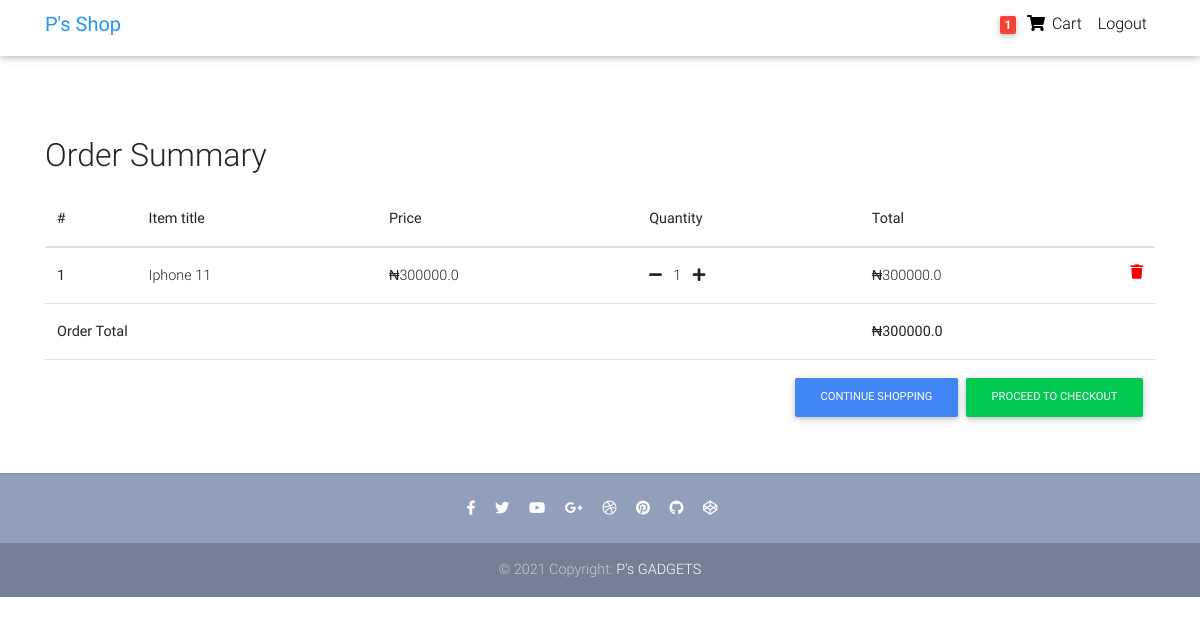
Page /order-summary/ (signed in) on the committed database.
### store/models.py (models this page shows, shortened)
class Order(models.Model):
    user = models.ForeignKey(settings.AUTH_USER_MODEL, on_delete=models.CASCADE)
    ref_code = models.CharField(max_length=20)
    items = models.ManyToManyField(OrderItem)
    strat_date = models.DateTimeField(auto_now_add=True)
    ordered_date = models.DateTimeField()
    ordered = models.BooleanField(default=False)
    billing_address = models.ForeignKey('Address', related_name="billing_address", on_delete=models.SET_NULL, blank=True, null=True)
    shipping_address = models.ForeignKey('Address', related_name="shipping_address", on_delete=models.SET_NULL, blank=True, null=True)
    payment = models.ForeignKey('Payment', on_delete=models.SET_NULL, blank=True, null=True)
    coupon = models.ForeignKey("Coupon", on_delete=models.SET_NULL, blank=True, null=True)
    being_delivered = models.BooleanField(default=False)
    received = models.BooleanField(default=False)
    refund_requested = models.BooleanField(default=False)
    refund_granted = models.BooleanField(default=False)
    def get_total(self):
        total = 0
        for order_item in self.items.all():
            total += order_item.get_final_price()
        if self.coupon:
            total -= self.coupon.amount
        return total

class OrderItem(models.Model):
    user = models.ForeignKey(settings.AUTH_USER_MODEL, on_delete=models.CASCADE)
    ordered = models.BooleanField(default=False)
    item = models.ForeignKey(Product, on_delete=models.CASCADE)
    quantity = models.IntegerField(default=1)
    def get_total_item_price(self):
        return self.quantity * self.item.price
    def get_final_price(self):
        if self.item.discount_price:
            return self.get_total_discount_item_price()
        return self.get_total_item_price()

class Product(models.Model):
    title = models.CharField(max_length=100)
    brand = models.CharField(max_length=100)
    model = models.CharField(max_length=250, blank=True, null=True)
    features = models.TextField(blank=True, null=True)
    stock = models.IntegerField(default=100)
    released_on = models.CharField(max_length=100)
    dimensions = models.CharField(max_length=100)
    price = models.FloatField()
    discount_price = models.FloatField(blank=True, null=True)
    category = models.CharField(choices=CATEGORY_CHOICES, max_length=3)
    label =  models.CharField(choices=LABEL_CHOICES, max_length=1)
    slug = models.SlugField()
    description = models.TextField()
    image = models.ImageField(upload_to="product_images")

### store/views.py (the view)
# urls.py: path("order-summary/", OrderSummaryView.as_view(), name="order-summary"),
class OrderSummaryView(LoginRequiredMixin, View):
    def get(self, *args, **kwargs):
        try:
            order = Order.objects.get(user=self.request.user, ordered=False)
            context = {
                'object': order
            }
            return render(self.request, "store/order-summary.html", context)
        except ObjectDoesNotExist:
            messages.error(self.request, 'You do not have an active order')
            return redirect('/')

### store/templatetags/cart_template_tags.py (called while the page is built)
@register.filter
def cart_item_count(user):
    if user.is_authenticated:
        qs = Order.objects.filter(user=user, ordered=False)
        if qs.exists():
            return qs[0].items.count()
    return 0

### store/templates/store/order-summary.html (shortened to what this page needs)
{% load static %}
{% load cart_template_tags %}
<!DOCTYPE html>
<html lang="en">
<head>
  <link rel="stylesheet" href="https://use.fontawesome.com/releases/v5.11.2/css/all.css">
  <link href="{% static 'store/css/bootstrap.min.css' %}" rel="stylesheet">
  <link href="{% static 'store/css/mdb.min.css' %}" rel="stylesheet">
  <link href="{% static 'store/css/style.min.css' %}" rel="stylesheet">
</head>
<body>
  <nav class="navbar fixed-top navbar-expand-lg navbar-light white scrolling-navbar pt-lg-1">
    <div class="container">
      <a class="navbar-brand waves-effect" href="{% url 'home' %}" target="_self">
        <strong class="blue-text">P's Shop</strong>
      </a>
      <div class="collapse navbar-collapse" id="navbarSupportedContent">
        <ul class="navbar-nav nav-flex-icons">
          {% if request.user.is_authenticated %}
          <li class="nav-item">
            <a class="nav-link waves-effect">
              <span class="badge red z-depth-1 mr-1"> {{request.user|cart_item_count }} </span>
              <i class="fas fa-shopping-cart"></i>
              <span class="clearfix d-none d-sm-inline-block"> Cart </span>
            </a>
          </li>
          <li class="nav-item">
            <a class="nav-link waves-effect" href="{% url 'account_logout' %}">
              <span class="clearfix d-none d-sm-inline-block">Logout</span>
            </a>
          </li>
          {% endif %}
        </ul>
      </div>
    </div>
  </nav>
  <div class="mt-5 pt-3">
  </div>
  <main>
    <div class="container mt-lg-5">
        <div class="table-responsive text-nowrap">
        <h2 class="mt-4">Order Summary</h2>
        <table class="table mt-lg-3">
            <thead>
                <tr>
                    <th scope="col">#</th>
                    <th scope="col">Item title</th>
                    <th scope="col">Price</th>
                    <th scope="col">Quantity</th>
                    <th scope="col">Total</th>
                </tr>
            </thead>
            <tbody>
            {% for order_item in object.items.all %}
                <tr>
                    <th scope="row">{{ forloop.counter }}</th>
                    <td>{{ order_item.item.title }}</td>
                    <td><span>&#8358;</span>{{ order_item.item.price }}</td>
                    <td>
                        <a href="{% url 'remove-single-item-from-cart' order_item.item.slug %}"><i class="fas fa-minus mr-2"></i></a>
                        {{ order_item.quantity }}
                        <a href="{% url 'add-to-cart' order_item.item.slug %}"><i class="fas fa-plus ml-2"></i></a>
                    </td>
                    <td>
                        {% if order_item.item.discount_price %}
                        <span>&#8358;</span>{{ order_item.get_total_discount_item_price }}
                            <span class="badge badge-primary">Saving <span>&#8358;</span>{{ order_item.get_amount_saved }}</span>
                        {% else %}
                        <span>&#8358;</span>{{ order_item.get_total_item_price }}
                        {% endif %}
                        <a style="color: red;" href="{% url 'remove-from-cart' order_item.item.slug %}"><i class="fas fa-trash float-right"></i></a>
                    </td>
                </tr>
             {% endfor %}
            {% if object.get_total %}
             <tr>
                 <td colspan="4"><b>Order Total</b></td>
                <td><strong><span>&#8358;</span>{{ object.get_total}}</strong></td>
            </tr>
            <tr>
                <td colspan="5">
                    <a style="float: right;" class="btn btn-success ml-2 btn-md" href="{% url 'checkout' %}">Proceed to Checkout</a>
                    <a style="float: right;" class="btn btn-primary  btn-md" href="{% url 'home' %}">Continue Shopping</a>
                </td>
           </tr>
           {% endif %}
            </tbody>
        </table>
        </div>
    </div>
  </main>
  <footer class="page-footer text-center font-small mt-2 wow fadeIn">
    <hr class="my-4">
    <div class="pb-4">
      <a href="https://www.facebook.com/mdbootstrap" target="_blank">
        <i class="fab fa-facebook-f mr-3"></i>
      </a>
      <a href="https://twitter.com/MDBootstrap" target="_blank">
        <i class="fab fa-twitter mr-3"></i>
      </a>
      <a href="https://www.youtube.com/watch?v=7MUISDJ5ZZ4" target="_blank">
        <i class="fab fa-youtube mr-3"></i>
      </a>
      <a href="https://plus.google.com/u/0/b/107863090883699620484" target="_blank">
        <i class="fab fa-google-plus-g mr-3"></i>
      </a>
      <a href="https://dribbble.com/mdbootstrap" target="_blank">
        <i class="fab fa-dribbble mr-3"></i>
      </a>
      <a href="https://pinterest.com/mdbootstrap" target="_blank">
        <i class="fab fa-pinterest mr-3"></i>
      </a>
      <a href="https://github.com/mdbootstrap/bootstrap-material-design" target="_blank">
        <i class="fab fa-github mr-3"></i>
      </a>
      <a href="http://codepen.io/mdbootstrap/" target="_blank">
        <i class="fab fa-codepen mr-3"></i>
      </a>
    </div>
    <div class="footer-copyright py-3">
      © 2021 Copyright:
      <a href="{% url 'home' %}" target="_blank"> P's GADGETS </a>
    </div>
  </footer>
</body>
</html>

### store/templates/store/order-summary.html (style rules this page uses)
html, body, header, .carousel { height: 60vh; }

### rows in the picture
OrderItem: item "Iphone 11", item.price "300000.0", quantity "1", get_total_item_price "300000.0"
Order: get_total "300000.0"

### other values in the picture
{{ request.user|cart_item_count }} "1"
